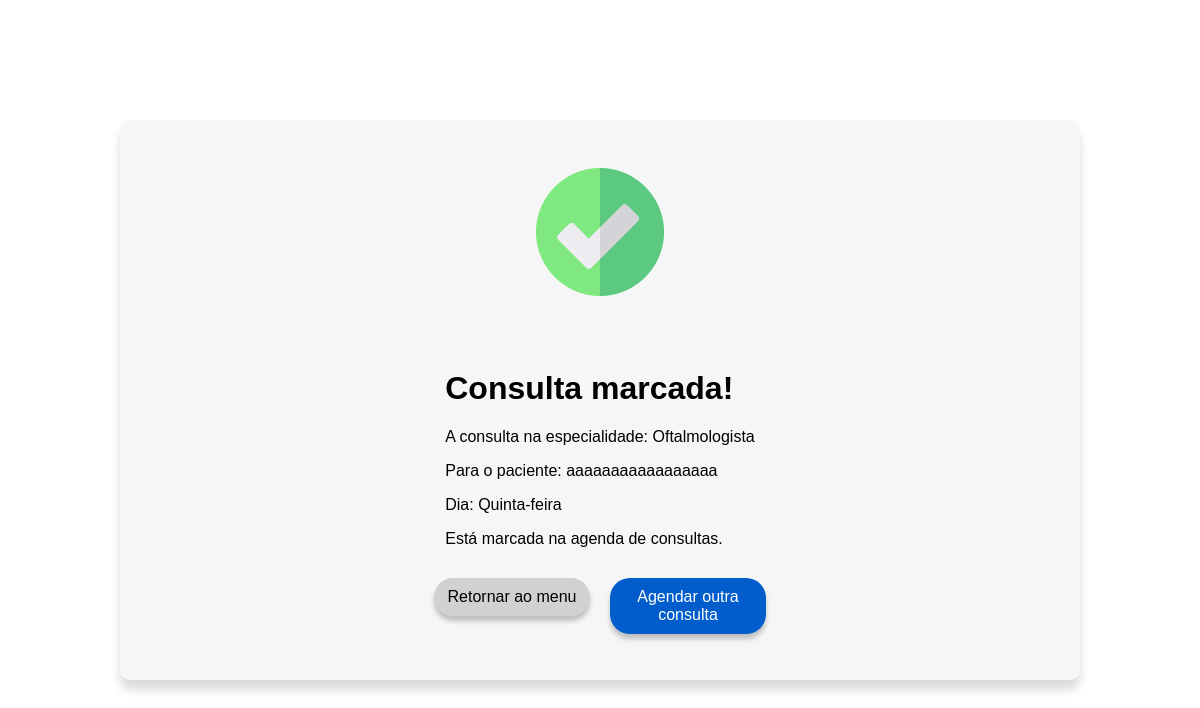
Before: /dadosConsulta/10/ with the older database file.
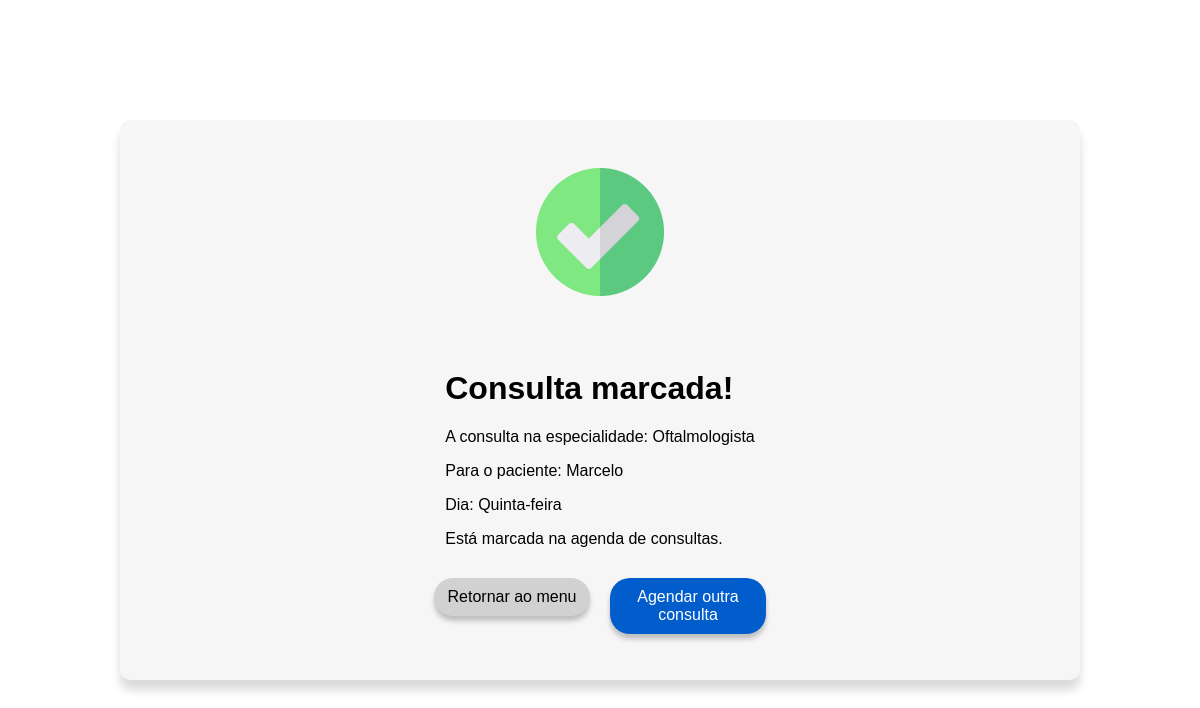
After: the same page with the newer database file.
### gerenciador/models.py (models this page shows)
class Paciente(models.Model): # CLASSE QUE REPRESENTA A TABELA PACIENTE NA BASE DE DADOS
    ESPECIALIDADE_UM = 'Clinico Geral'
    ESPECIALIDADE_DOIS = 'Oftalmologista'
    ESPECIALIDADE_TRES = 'Dermatologista'
    ESPECIALIDADE_CHOICES = [
        (ESPECIALIDADE_UM, 'Clinico Geral'),
        (ESPECIALIDADE_DOIS, 'Oftalmologista'),
        (ESPECIALIDADE_TRES, 'Dermatologista'),
    ]
    OPTION_SIM = 'Sim'
    OPTION_NAO = 'Não'
    OPTION_CHOICES = [
        (OPTION_SIM, 'Sim'),
        (OPTION_NAO, 'Não'),
    ]
    PAGAMENTO_UM = 'Dinheiro'
    PAGAMENTO_DOIS = 'Cartão de credito'
    PAGAMENTO_TRES = 'Cartão de debito'
    PAGAMENTO_QUATRO = 'Convênio médico'
    PAGAMENTO_CHOICES = [
        (PAGAMENTO_UM, 'Dinheiro'),
        (PAGAMENTO_DOIS, 'Cartão de credito'),
        (PAGAMENTO_TRES, 'Cartão de debito'),
        (PAGAMENTO_QUATRO, 'Convênio médico'),
    ]
    DIA_SEGUNDA = 'Segunda-feira'
    DIA_TERCA = 'Terça-feira'
    DIA_QUARTA = 'Quarta-feira'
    DIA_QUINTA = 'Quinta-feira'
    DIA_SEXTA = 'Sexta-feira'
    DIAS_CHOICES = [
        (DIA_SEGUNDA, 'Segunda-feira'),
        (DIA_TERCA, 'Terça-feira'),
        (DIA_QUARTA, 'Quarta-feira'),
        (DIA_QUINTA, 'Quinta-feira'),
        (DIA_SEXTA, 'Sexta-feira'),
    ]
    nome = models.CharField(max_length=100,null=False, blank=False)
    endereco = models.CharField(max_length=100)
    prioridade = models.CharField(max_length=5, null=False, blank=False, choices=OPTION_CHOICES, default=OPTION_NAO)
    cpf = models.CharField(max_length=15, null=False, blank=False)
    rg = models.CharField(max_length=15)
    telefone = models.CharField(max_length=20, null=False, blank=False)
    email = models.CharField(max_length=100)
    data_nascimento = models.DateField(null=False, blank=False)
    especialidade = models.CharField(max_length=50, null=False, blank=False, choices=ESPECIALIDADE_CHOICES, default=ESPECIALIDADE_UM)
    data_consulta = models.CharField(max_length=50, null=False, blank=False, choices=DIAS_CHOICES)
    convenio_medico = models.CharField(max_length=50, null=False, blank=False, choices=OPTION_CHOICES, default=OPTION_NAO)
    forma_pagamento = models.CharField(max_length=50, null=False, blank=False, choices=PAGAMENTO_CHOICES, default=PAGAMENTO_UM)

### gerenciador/views.py (the view)
# urls.py: path('dadosConsulta/<int:pk>/', DadosConsulta.as_view(), name='dados_consulta'),
class DadosConsulta(DetailView): # VIEW DE CONFIRMAÇÃO DA CONSULTA
    model= Paciente # TABELA DA BASE DE DADOS
    template_name= 'gerenciador/dados_consulta.html' # PASSAGEM DA TEMPLATE HTML
    context_object_name= 'paciente' # APELIDO DA TABELA NO TEMPLATE

### gerenciador/templates/gerenciador/dados_consulta.html (shortened to what this page needs)
<!DOCTYPE html>
    <html lang="pt-br">
    <head>
        {% load static %}
        <link rel="stylesheet" href="{% static 'dados_consulta_style.css' %}">
    </head>
    <body>
        <div class="main">
            <div class="card-dados">
                <div class="div-imagem">
                    <img src="{% static 'img/confirme.png' %}" alt="confirmado" id="img-confirmado">
                </div>
                <div class="div-mensagem">
                    <div id="conteudo-mensagem">
                        <h1>Consulta marcada!</h1>
                        <p>A consulta na especialidade: {{ paciente.especialidade }} </p>
                        <p>Para o paciente: {{ paciente.nome }}</p>
                        <p>Dia: {{ paciente.data_consulta }} </p>
                        <p>Está marcada na agenda de consultas.</p>
                    </div>
                </div>
                <div class="botoes">
                    <a href="{% url 'home' %}"><button id="btn-voltar">Retornar ao menu</button></a>
                    <a href="{% url 'agendar' %}"><button id="btn-agendar">Agendar outra consulta</button></a>
                </div>
            </div>
        </div>
    </body>
</html>

Changed rows visible on the page:
changed Paciente "Oftalmologista": nome "aaaaaaaaaaaaaaaaa" → "Marcelo"
